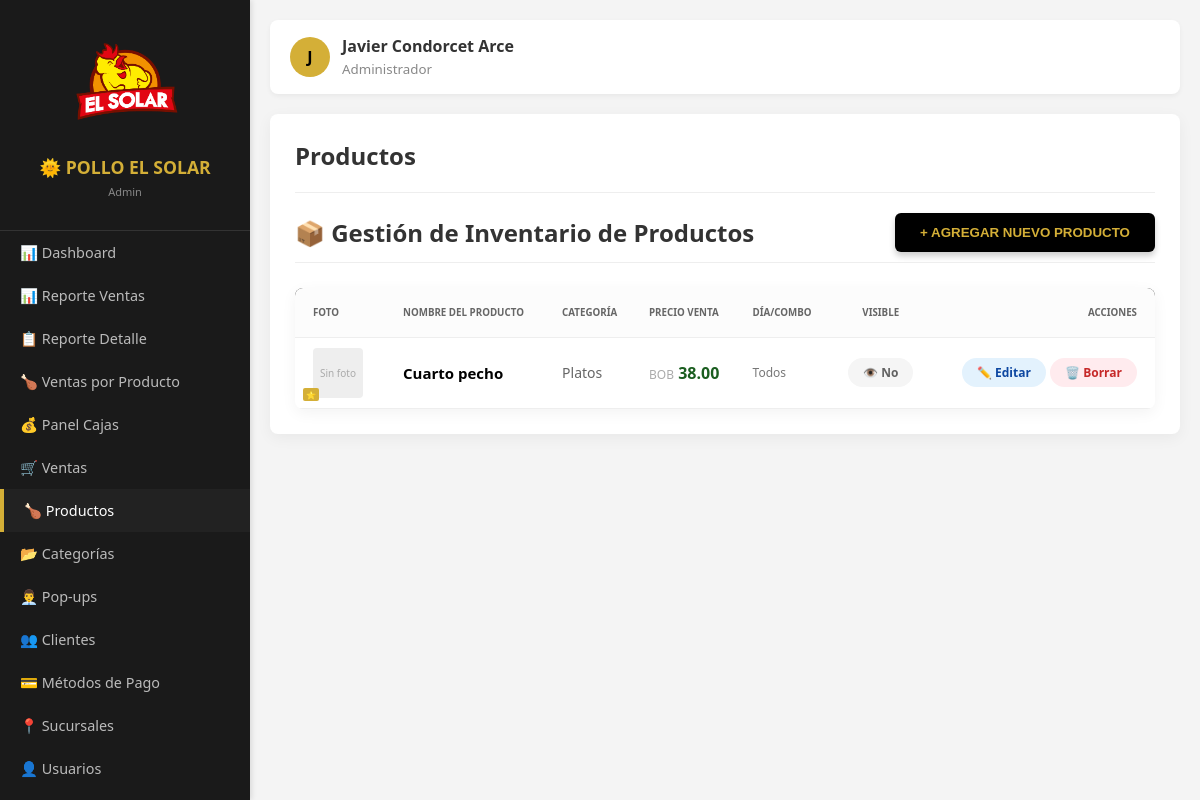
The app's page /bolivia/admin.php?mod=productos (signed in) with its own data.
### tables this page shows
CREATE TABLE `productos` (
  `id` int(11) NOT NULL,
  `categoria_id` int(11) DEFAULT NULL,
  `sucursal_id` int(11) DEFAULT NULL,
  `nombre` varchar(150) NOT NULL,
  `descripcion` text DEFAULT NULL,
  `precio` decimal(10,2) NOT NULL,
  `precio_oferta` decimal(10,2) DEFAULT NULL,
  `etiqueta_oferta` varchar(50) DEFAULT NULL,
  `moneda` enum('BOB','USD','PYG','BRL') DEFAULT 'BOB',
  `es_combo` tinyint(1) DEFAULT 0,
  `dia_semana` enum('Lunes','Martes','Miércoles','Jueves','Viernes','Sábado','Domingo','Todos') DEFAULT 'Todos',
  `visible` tinyint(1) DEFAULT 1,
  `estado` tinyint(1) NOT NULL DEFAULT 1,
  `destacado` tinyint(1) DEFAULT 0,
  `fecha_publicacion` datetime DEFAULT NULL,
  `created_at` datetime DEFAULT current_timestamp()
);

CREATE TABLE `categorias` (
  `id` int(11) NOT NULL,
  `nombre` varchar(100) NOT NULL,
  `icono` varchar(100) DEFAULT NULL,
  `estado` tinyint(1) DEFAULT 1
);

### bolivia/modulos/productos.php (the view, shortened to what this page needs)
<?php
$sql_prod = "SELECT p.*, c.nombre as cat_nom,
             (SELECT ruta_foto FROM producto_fotos WHERE producto_id = p.id AND orden = 0 AND estado = 1 LIMIT 1) as foto_id
             FROM productos p
             LEFT JOIN categorias c ON p.categoria_id = c.id
             WHERE p.estado = 1
             ORDER BY p.id DESC";
$productos = $pdo->query($sql_prod)->fetchAll();
?>
<div style="display:flex; justify-content:space-between; align-items:center; margin-bottom:25px; padding-bottom:10px; border-bottom:1px solid #eee;">
    <h2 style="margin:0;">📦 Gestión de Inventario de Productos</h2>
    <button onclick="abrirModalNuevo()" style="background:#000; color:#D4AF37; padding:12px 25px; border:none; border-radius:6px; cursor:pointer; font-weight:bold; box-shadow: 0 4px 6px rgba(0,0,0,0.2);">
        + AGREGAR NUEVO PRODUCTO
    </button>
</div>
<table style="width:100%; border-collapse: collapse; background:#fff; border-radius:8px; overflow:hidden; box-shadow: 0 4px 15px rgba(0,0,0,0.05);">
    <thead>
        <tr style="background:#1a1a1a; color:#D4AF37; text-align:left; font-size:13px;">
            <th style="padding:18px; width:60px;">Foto</th>
            <th>Nombre del Producto</th>
            <th>Categoría</th>
            <th>Precio Venta</th>
            <th>Día/Combo</th>
            <th style="text-align:center;">Visible</th>
            <th style="text-align:right; padding-right:18px;">Acciones</th>
        </tr>
    </thead>
    <tbody>
        <?php foreach ($productos as $p): ?>
        <tr style="border-bottom: 1px solid #f2f2f2; transition: 0.2s;" onmouseover="this.style.background='#fbfbfb'" onmouseout="this.style.background='#fff'">
            <td style="padding:10px 18px;">
                <?php if ($p['foto_id']): ?>
                    <img src="<?php echo $p['foto_id']; ?>" style="width:50px; height:50px; object-fit:cover; border-radius:4px; border:1px solid #ddd;">
                <?php else: ?>
                    <div style="width:50px; height:50px; background:#eee; border-radius:4px; display:flex; justify-content:center; align-items:center; color:#aaa; font-size:10px;">Sin foto</div>
                <?php if ($p['destacado']): ?>
                    <span style="position:absolute; background:#D4AF37; color:#000; font-size:8px; padding:1px 3px; border-radius:2px; margin-left:-10px; margin-top:-10px;">⭐</span>
                <?php endif; ?>
                <?php endif; ?>
            </td>
            <td>
                <span style="font-weight:bold; color:#000; font-size:15px;"><?php echo $p['nombre']; ?></span>
            </td>
            <td style="color:#666; font-size:14px;"><?php echo $p['cat_nom'] ?? '<i style="color:#ccc">Sin categoría</i>'; ?></td>
            <td style="font-size:16px;">
                <span style="color:#aaa; font-size:12px;"><?php echo $p['moneda']; ?></span>
                <strong style="color:#1b5e20;"><?php echo number_format($p['precio'], 2); ?></strong>
            </td>
            <td style="font-size:12px; color:#777;"><?php echo $p['dia_semana']; ?></td>
            <td style="text-align:center;">
                <?php if($p['visible']): ?>
                    <a href="admin.php?mod=productos&toggle_visible=<?php echo $p['id']; ?>&status=0" class="btn-pastilla btn-visible" title="Click para ocultar">👁️ Sí</a>
                <?php else: ?>
                    <a href="admin.php?mod=productos&toggle_visible=<?php echo $p['id']; ?>&status=1" class="btn-pastilla btn-hidden" title="Click para mostrar">👁️ No</a>
                <?php endif; ?>
            </td>
            <td style="text-align:right; padding-right:18px; white-space:nowrap;">
                <a href="admin.php?mod=productos&edit=<?php echo $p['id']; ?>" class="btn-pastilla btn-edit">✏️ Editar</a>
                <a href="admin.php?mod=productos&del=<?php echo $p['id']; ?>" class="btn-pastilla btn-delete" onclick="return confirm('¿Estás seguro de eliminar (u ocultar) el producto: <?php echo $p['nombre']; ?>?')">🗑️ Borrar</a>
            </td>
        </tr>
        <?php endforeach; ?>
    </tbody>
</table>

### bolivia/admin.php (style rules this page uses)
:root { --sidebar-width: 250px; --gold: #D4AF37; --dark: #1a1a1a; }
body { margin: 0; display: flex; font-family: 'Segoe UI', sans-serif; background: #f4f4f4; color: #333; }
table { width: 100%; border-collapse: collapse; margin-top: 20px; }
th, td { text-align: left; padding: 12px; border-bottom: 1px solid #eee; }
th { background: #fcfcfc; color: #666; text-transform: uppercase; font-size: 0.75em; }

### records on screen
productos: nombre "Cuarto pecho", categoria.nombre "Platos", moneda "BOB", precio "38.00", dia_semana "Todos"

### other values on screen
$user_rol "Admin"
$item['icono'] "📊"
$item['nombre'] "Dashboard"
$item['nombre'] "Reporte Ventas"
$item['icono'] "📋"
$item['nombre'] "Reporte Detalle"
$item['icono'] "🍗"
$item['nombre'] "Ventas por Producto"
$item['icono'] "💰"
$item['nombre'] "Panel Cajas"
$item['icono'] "🛒"
$item['nombre'] "Ventas"
$item['nombre'] "Productos"
$item['icono'] "📂"
$item['nombre'] "Categorías"
